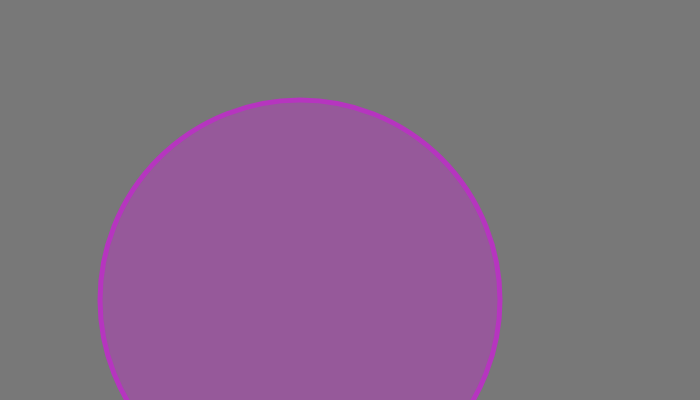
Frame 1 (no input)
Frame 60 (no input): identical to frame 1, image omitted
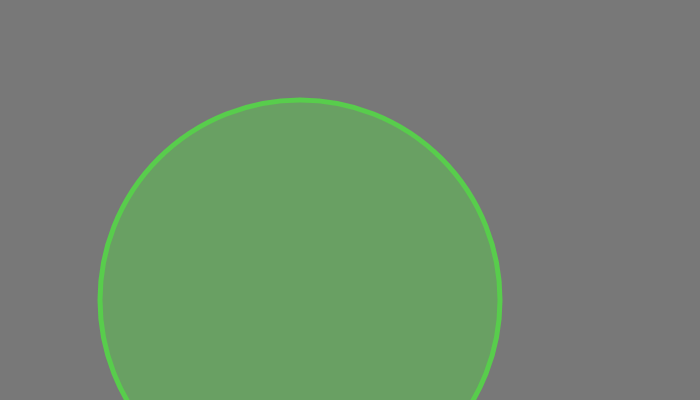
Frame 120 (the mouse pressed at the canvas centre since frame 60)

The p5.js sketch that drew these frames (run headless with seeded random() and noise() and a simulated clock; from frame 60 on, the mouse is pressed at the canvas centre):

// p5.js sketch
// ── sketch.js
let r, g, b; 


function setup(){
    createCanvas(700, 400);
r = random(255);
g = random(255);
b = random(255);

};

function mousePressed(){
    r = random(255);
    g = random(255);
    b = random(255);
    
}

function mouseReleased(){
    r = random(255);
    g = random(255);
    b = random(255);   
}



function draw(){
background(120);
strokeWeight(5)
stroke(r, g, b);
fill(r, g , b, 120);
ellipse(300, 300, 400, 400);


};
